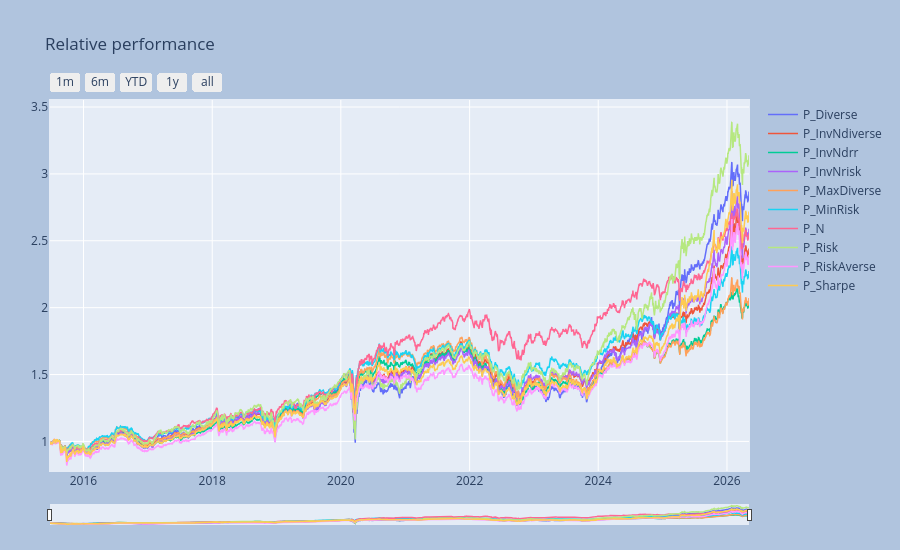

The cell this chart's notebook holds for it:
### Markdown cell above
### Visualize the portfolio time-series

We had used the following flags:
- `componly=True` to plot only the initial portfolio time-series without their aggregated portfolio,
- `fancy=True` to use the interactive `plotly` time-series library.

### Code cell
_ = ps.port_view_all(sdate='2000-01-01', componly=True, fancy=True, title="Relative performance")

### Figure 1 — Plotly figure (JSON) as saved in the notebook; plotly's stock layout.template omitted (floating-point values rounded to 4 significant figures; data arrays with more than 128 entries replaced by an {"elided": "..."} marker saying what was removed)
{"data": [{"line": {"width": 1.5}, "name": "P_Diverse", "type": "scatter", "x": {"elided": "2732 str values"}, "y": {"elided": "2732 float values"}}, {"line": {"width": 1.5}, "name": "P_InvNdiverse", "type": "scatter", "x": {"elided": "2732 str values"}, "y": {"elided": "2732 float values"}}, {"line": {"width": 1.5}, "name": "P_InvNdrr", "type": "scatter", "x": {"elided": "2732 str values"}, "y": {"elided": "2732 float values"}}, {"line": {"width": 1.5}, "name": "P_InvNrisk", "type": "scatter", "x": {"elided": "2732 str values"}, "y": {"elided": "2732 float values"}}, {"line": {"width": 1.5}, "name": "P_MaxDiverse", "type": "scatter", "x": {"elided": "2732 str values"}, "y": {"elided": "2732 float values"}}, {"line": {"width": 1.5}, "name": "P_MinRisk", "type": "scatter", "x": {"elided": "2732 str values"}, "y": {"elided": "2732 float values"}}, {"line": {"width": 1.5}, "name": "P_N", "type": "scatter", "x": {"elided": "2732 str values"}, "y": {"elided": "2732 float values"}}, {"line": {"width": 1.5}, "name": "P_Risk", "type": "scatter", "x": {"elided": "2732 str values"}, "y": {"elided": "2732 float values"}}, {"line": {"width": 1.5}, "name": "P_RiskAverse", "type": "scatter", "x": {"elided": "2732 str values"}, "y": {"elided": "2732 float values"}}, {"line": {"width": 1.5}, "name": "P_Sharpe", "type": "scatter", "x": {"elided": "2732 str values"}, "y": {"elided": "2732 float values"}}], "layout": {"autosize": false, "height": 550, "margin": {"b": 25, "l": 50, "pad": 1, "r": 50, "t": 100}, "paper_bgcolor": "LightSteelBlue", "title": {"text": "Relative performance"}, "width": 900, "xaxis": {"autorange": false, "fixedrange": false, "range": ["2015-06-25T00:00:00", "2026-05-06T00:00:00"], "rangeselector": {"buttons": [{"count": 1, "label": "1m", "step": "month", "stepmode": "backward"}, {"count": 6, "label": "6m", "step": "month", "stepmode": "backward"}, {"count": 1, "label": "YTD", "step": "year", "stepmode": "todate"}, {"count": 1, "label": "1y", "step": "year", "stepmode": "backward"}, {"step": "all"}]}, "rangeslider": {"thickness": 0.05, "visible": true}, "title": {}, "type": "date"}, "yaxis": {"autorange": false, "fixedrange": false, "range": [0.7789, 3.553], "title": {}}}}
